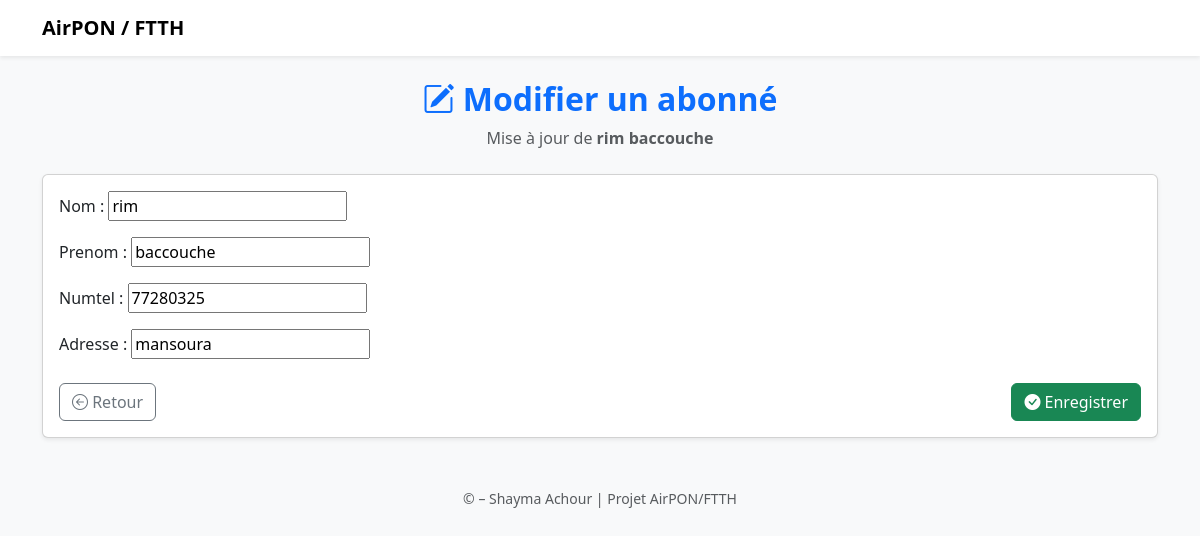
/abonnes/12/modifier/, run on an earlier commit of the app's database.
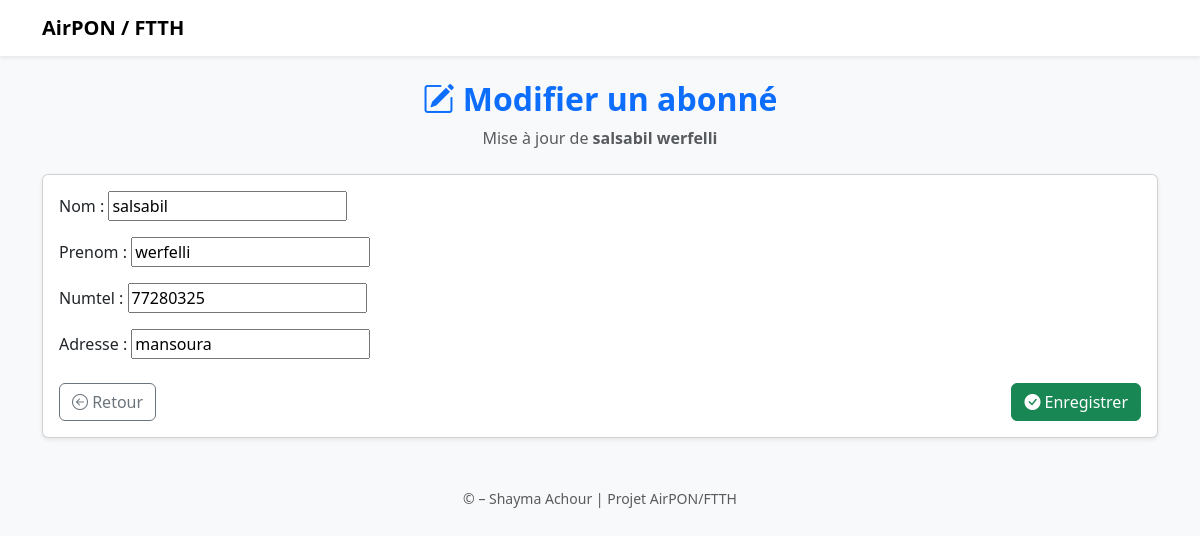
And on a later commit of the database.
### airponFtth/models.py (models this page shows, shortened)
class Abonne(models.Model):
    sub = models.ForeignKey(Sub, related_name='abonnes', on_delete=models.CASCADE)
    nom = models.CharField(max_length=100)
    prenom = models.CharField(max_length=100)
    numtel = models.CharField(max_length=15)
    adresse = models.CharField(max_length=255)

### airponFtth/views.py (the view)
# urls.py: path('abonnes/<int:abonne_id>/modifier/', views.modifier_abonne, name='modifier_abonne'),
def modifier_abonne(request, abonne_id):
    abonne = get_object_or_404(Abonne, id=abonne_id)
    if request.method == 'POST':
        form = AbonneForm(request.POST, instance=abonne)
        if form.is_valid():
            form.save()
            return redirect('abonne_list', sub_id=abonne.sub.id)
    else:
        form = AbonneForm(instance=abonne)
    return render(request, 'abonnes/modifier_abonne.html', {'form': form, 'abonne': abonne})

### airponFtth/forms.py (shortened to what this page needs)
class AbonneForm(forms.ModelForm):
    class Meta:
        model = Abonne
        fields = ['nom', 'prenom', 'numtel', 'adresse']  # Champs visibles dans le formulaire
    def __init__(self, *args, **kwargs):
        self.sub = kwargs.pop('sub', None)
        super().__init__(*args, **kwargs)

### airponFtth/templates/abonnes/modifier_abonne.html (shortened to what this page needs)
{% load static %}
<!DOCTYPE html>
<html lang="fr">
<head>
    <link href="https://cdn.jsdelivr.net/npm/bootstrap@5.3.3/dist/css/bootstrap.min.css" rel="stylesheet">
    <link href="https://cdn.jsdelivr.net/npm/bootstrap-icons@1.10.5/font/bootstrap-icons.css" rel="stylesheet">
    <link rel="stylesheet" href="{% static 'airponftth/css/bootstrap.css' %}">
</head>
<body>
    <nav class="navbar navbar-light bg-white shadow-sm mb-4">
        <div class="container">
            <a class="navbar-brand fw-bold" href="#">AirPON / FTTH</a>
        </div>
    </nav>
    <div class="container">
        <div class="text-center mb-4">
            <h2 class="fw-bold text-primary"><i class="bi bi-pencil-square"></i> Modifier un abonné</h2>
            <p class="text-muted">Mise à jour de <strong>{{ abonne.nom }} {{ abonne.prenom }}</strong></p>
        </div>
        <div class="card shadow-sm">
            <div class="card-body">
                <form method="post" novalidate>
                    {{ form.as_p }}
                    <div class="d-flex justify-content-between mt-4">
                        <a href="{% url 'abonne_list' abonne.sub.id %}" class="btn btn-outline-secondary">
                            <i class="bi bi-arrow-left-circle"></i> Retour
                        </a>
                        <button type="submit" class="btn btn-success">
                            <i class="bi bi-check-circle-fill"></i> Enregistrer
                        </button>
                    </div>
                </form>
            </div>
        </div>
        <footer class="text-center mt-5 text-muted">
            <small>&copy; {{ now|date:"Y" }} – Shayma Achour | Projet AirPON/FTTH</small>
        </footer>
    </div>
</body>
</html>

What changed in the data, as far as the page shows it:
changed Abonne "mansoura": nom "rim" → "salsabil"; prenom "baccouche" → "werfelli"
